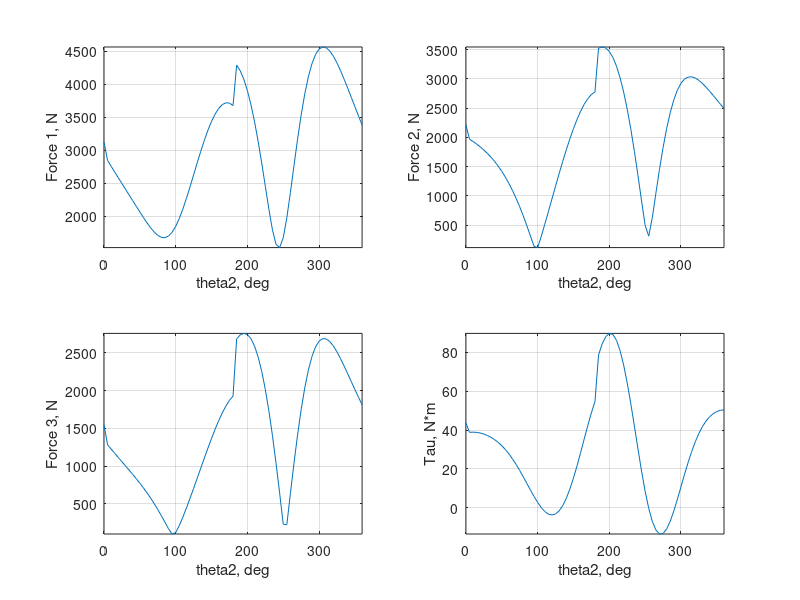

Reproduce this figure in MATLAB.
%% Chandler Lagarde
% MCHE 363: Kinematics and Dynamics of Machine Systems
% Solves a kinematic and dynamic analysis for an offset slider with a
% horizontal block at the end. 


%% Kinematic Analysis

clear
clc

a = 0.03; %% meters
b = 0.13; %% meters
o2 = 2000*2*pi/60; %% rads/s
m2 = 2.5; %% kg
m3 = 1; %% kg
mb = 0.5; %% kg
r2 = 0.01; %% meters
r3 = b/2;
mu = 0.1; 
c = 0; %% Vertical offset
a2 = 0; %% alpha 2

t2Start = 0;
t2Stop = t2Start + 360;
n = floor(((t2Stop+5)-t2Start)/5);
t2 = (t2Start:5:t2Stop).*pi/180;

% Solves for theta3 and d
t3 = zeros(1,n);
d = zeros(1,n);
for i = 1:n
    t3(1,i) = asin((a*sin(t2(i))-c)/b);
    d(1,i) = a*cos(t2(i))-b*cos(t3(i));
end

% Solves for d-dot and omega3
C = zeros(2,n);
for i = 1:n
    A = [1 -b*sin(t3(i)) ; 0 b*cos(t3(i))];
    B = [-a*o2*sin(t2(i)) ; a*o2*cos(t2(i))];
    C(:,i) = A\B;
end
ddot = C(1,:);
o3 = C(2,:);

% Solves for d-double-dot and alpha3
D = zeros(2,n);
for i = 1:n
    A = [1 -b*sin(t3(i)) ; 0 b*cos(t3(i))];
    B = a*a2*[-sin(t2(i)) ; cos(t2(i))] - a*o2^2*[cos(t2(i)) ; sin(t2(i))] + b*o3(i).^2*[cos(t3(i)) ; sin(t3(i))];
    D(:,i) = A\B;
end
ddoubdot = D(1,:);
a3 = D(2,:);



%% Dynamic Analysis

% Inertia calculated with radius of gyration
IG3 = (m3*r3^2);

XG2 = zeros(1,n);
XG3 = zeros(1,n);
YG2 = zeros(1,n);
YG3 = zeros(1,n);
unknowns = zeros(8,n);

% For loop solves for x-double-dot-G2, y-double-dot-G2,...
% x-double-dot-G3, and y-double-dot-G3. 
% Also solves dynamic matrix equations for all 8 unknowns.
for i = 1:n
    XG2(1,i)=r2*((-sin(t2(i))*a2)-(o2^2*cos(t2(i))));
    YG2(1,i)=r2*((a2*cos(t2(i)))-(o2^2*sin(t2(i))));
    XG3(1,i)=ddoubdot(i)-((b-r3)*a3(i)*sin(t3(i)))-(b-r3)*(o3(i))^2*cos(t3(i));
    YG3(1,i)=(b-r3)*(a3(i)*cos(t3(i))-(o3(i))^2*sin(t3(i)));
    
    % if loop to generate the signddot with the first value replaced with
    % zero, since the first value will be null otherwise. 
    if i == 1
    signddot(i) = 0;
    else 
    signddot(:,i) = ddot(i)/abs(ddot(i));
    end
    
    LAns = [1 0 0 a*sin(t2(i)) -a*cos(t2(i)) 0 0 0 ; ...
            0 1 0 -1 0 0 0 0 ; ...
            0 0 1 0 -1 0 0 0 ; ...
            0 0 0 1 0 -1 0 0 ; ...
            0 0 0 0 1 0 1 0 ; ...
            0 0 0 -r3*sin(180-t3(i)) -r3*cos(180-t3(i)) -(b-r3)*sin(180-t3(i)) (b-r3)*cos(180-t3(i)) 0 ; ...
            0 0 0 0 0 1 0 -mu*signddot(i) ; ...
            0 0 0 0 0 0 -1 1 ];
    RAns = [0; m2*XG2(i); m2*YG2(i); m3*XG3(i); m3*YG3(i); IG3*a3(i); mb*ddoubdot(i); mb*0];
    unknowns(:,i) = LAns\RAns;
end

% Assigns the unknowns to their respective unknown values.
Tau = unknowns(1,:);
F1X = unknowns(2,:);
F1Y = unknowns(3,:);
F2X = unknowns(4,:);
F2Y = unknowns(5,:);
F3X = unknowns(6,:);
F3Y = unknowns(7,:);
N = unknowns(8,:);

% Magnitude of the forces.
F1 = sqrt(F1X.^2+F1Y.^2);
F2 = sqrt(F2X.^2+F3Y.^2);
F3 = sqrt(F3X.^2+F3Y.^2);



%% Plotting

t2deg = t2*(180/pi);  % Creates t2 in degrees

subplot (2,2,1)
plot(t2deg, F1)
xlabel('theta2, deg')
ylabel('Force 1, N')
axis tight
grid on

subplot (2,2,2)
plot(t2deg, F2)
xlabel('theta2, deg')
ylabel('Force 2, N')
axis tight
grid on

subplot (2,2,3)
plot(t2deg, F3)
xlabel('theta2, deg')
ylabel('Force 3, N')
axis tight
grid on

subplot (2,2,4)
plot(t2deg, Tau)
xlabel('theta2, deg')
ylabel('Tau, N*m')
axis tight
grid on
